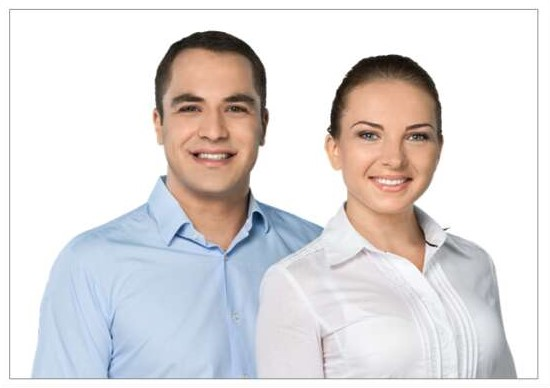
#> input picture CV/Passport.jpg, 550 x 388 px, found by its file name
$ jupyter execute Face_detection.ipynb
#> lines starting #> are read from the running program, lines starting #| are printed output that depends on the picture; after the words box and inside, x2 and y2 are one past the last pixel; in counts of white or black regions, pixels touching at a corner belong together
# 📸 Passport Size Face Detection using OpenCV

## Project Overview

This project demonstrates image processing and face detection using OpenCV.

The system performs:

- Image Loading
- Image Visualization
- Grayscale Conversion
- Image Resizing
- Image Rotation
- Image Annotation
- Image Filtering
- Face Detection using Haar Cascade Classifier

### Technologies Used

- Python
- OpenCV
- NumPy
- Matplotlib
- Computer Vision

## Importing Required Libraries

In this section, we import all libraries required for image processing and visualization.

[cell 1]
# OpenCV library for computer vision operations
import cv2

# NumPy for numerical and array operations
import numpy as np

# Matplotlib for displaying images
import matplotlib.pyplot as plt

## Loading the Image

The passport-size image is loaded from the project directory using OpenCV.

[cell 2]
# Read image from project folder
img = cv2.imread("passport.jpg")
#> img is the input picture: shape (388, 550, 3); mean B, G, R 219.4, 219, 222.7

# Verify image loading
if img is None:
    print("Image not found.")
else:
    print("Image loaded successfully.")

## Displaying the Original Image

OpenCV loads images in BGR format, while Matplotlib expects RGB format.

Therefore, we convert the image before displaying it.

[cell 3]
# Convert image from BGR to RGB
image_rgb = cv2.cvtColor(img, cv2.COLOR_BGR2RGB)

# Display image
plt.figure(figsize=(6,6))

plt.imshow(image_rgb)

plt.title("Original Passport Image")

plt.axis("off")

plt.show()

## Image Transformation

Image transformation techniques help prepare images for analysis.

Transformations performed:

1. Grayscale Conversion
2. Image Resizing
3. Image Rotation

[cell 4]
# Convert image to grayscale
gray = cv2.cvtColor(img, cv2.COLOR_BGR2GRAY)
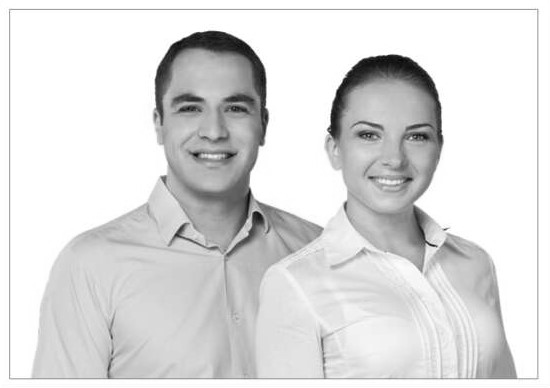
#> gray: shape (388, 550); min 5, max 255, mean 220.1

# Resize image
resized = cv2.resize(img, (300,300))
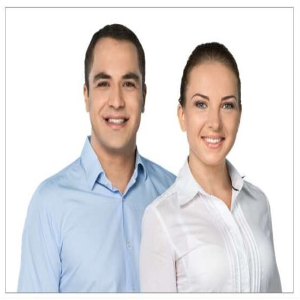
#> resized: shape (300, 300, 3); mean B, G, R 219.3, 218.9, 222.7

# Rotate image
rotated = cv2.rotate(img, cv2.ROTATE_90_CLOCKWISE)
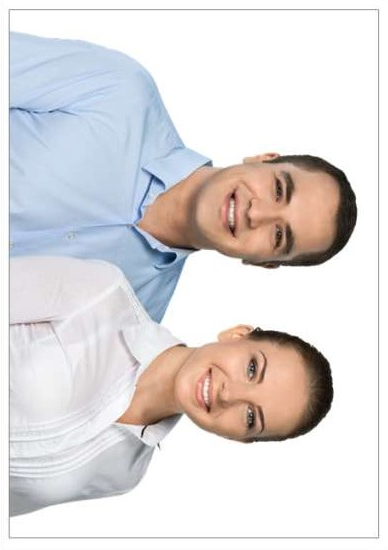
#> rotated: shape (550, 388, 3); mean B, G, R 219.4, 219, 222.7

[cell 5]
# Display transformed images

plt.figure(figsize=(12,4))

# Grayscale
plt.subplot(1,3,1) # plt.subplot(rows, columns, position) means the grayscale image display in the first position of a 1x3 grid
plt.imshow(gray, cmap="gray")
plt.title("Grayscale")
plt.axis("off")

# Resized
plt.subplot(1,3,2) # the resize image display in the second position of a 1x3 grid
plt.imshow(cv2.cvtColor(resized, cv2.COLOR_BGR2RGB))
plt.title("Resized")
plt.axis("off")

# Rotated
plt.subplot(1,3,3) # the rotate image display in the third position of a 1x3 grid
plt.imshow(
    cv2.cvtColor(rotated, cv2.COLOR_BGR2RGB))
plt.title("Rotated")
plt.axis("off")

plt.show()
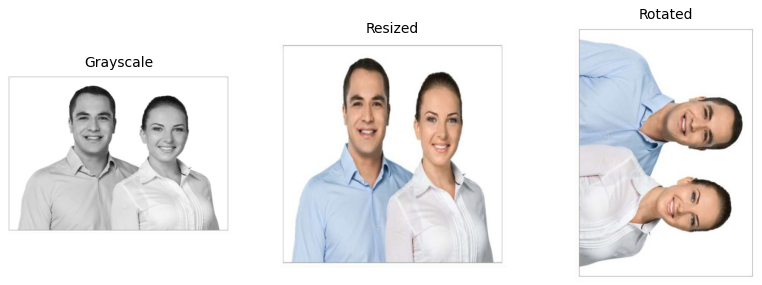
#> figure drawn by matplotlib, 3 panels

## Drawing Shapes and Adding Text

OpenCV provides tools for image annotation.

Annotations used:

- Rectangle
- Circle
- Text

[cell 6]
# Create image copy
img_copy = img.copy()

# Draw rectangle
cv2.rectangle(img_copy, (50,50), (200,200), (0,255,0), 3)
                        #straing point (x,y) ending point (x,y) color (B,G,R) thickness
# Draw circle
cv2.circle(img_copy, (300,300), 50, (0,0,255), 3)
                    #center point, radius, color, thickness
# Add text
cv2.putText(img_copy, "OpenCV Demo", (30,300), cv2.FONT_HERSHEY_SIMPLEX, 1, (255,255,255), 2)
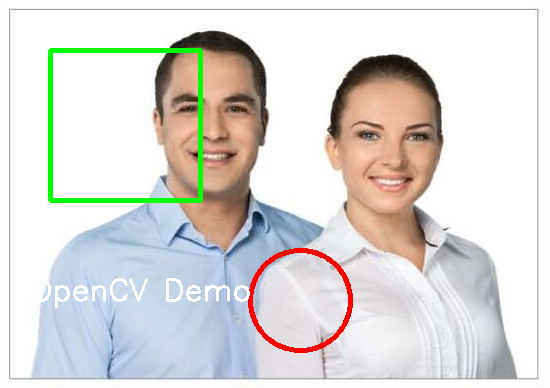
#> img_copy: shape (388, 550, 3); mean B, G, R 215, 218.3, 220.3
                    # Demo text, starting point of the text, font size, font size, color,thickness

# Display annotated image

plt.figure(figsize=(6,6))

plt.imshow(cv2.cvtColor(img_copy,cv2.COLOR_BGR2RGB))

plt.title("Annotated Image")

plt.axis("off")

plt.show()

## Image Filtering

Filtering improves image quality and extracts useful features.

Techniques used:

- Gaussian Blur
- Canny Edge Detection

[cell 7]
# Apply Gaussian Blur
blurred = cv2.GaussianBlur(img,(15,15),0)
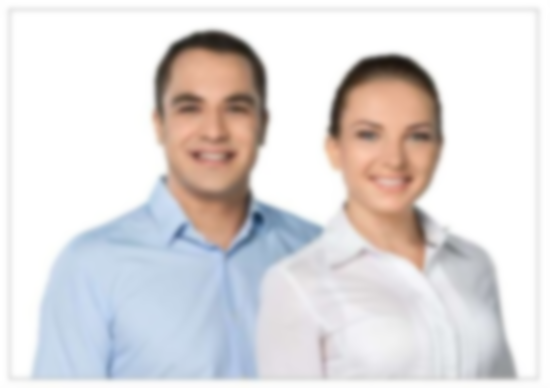
#> blurred: shape (388, 550, 3); mean B, G, R 219.4, 219, 222.7

# Convert image to grayscale
gray_img = cv2.cvtColor(img, cv2.COLOR_BGR2GRAY)

# Detect edges
edges = cv2.Canny(gray_img,100, 200)
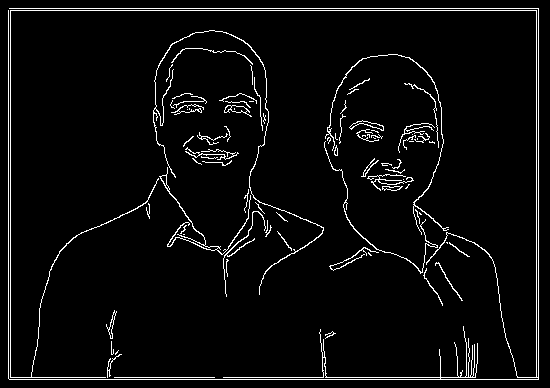
#> edges: shape (388, 550); 4.3% white in thin lines or dots

# Display filtering results

plt.figure(figsize=(10,4))

plt.subplot(1,2,1)
plt.imshow(cv2.cvtColor(blurred,cv2.COLOR_BGR2RGB))
plt.title("Gaussian Blur")
plt.axis("off")

plt.subplot(1,2,2)
plt.imshow(edges, cmap="gray")
plt.title("Edge Detection")
plt.axis("off")

plt.show()
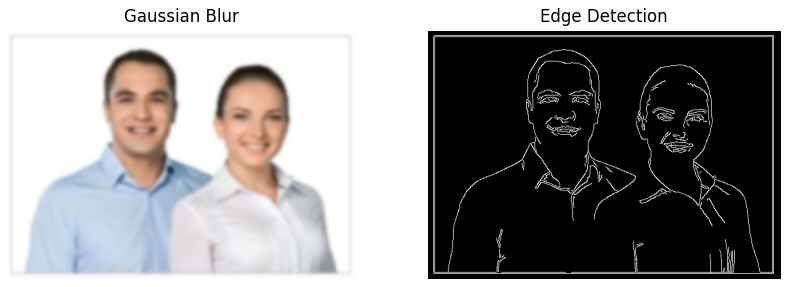
#> figure drawn by matplotlib, 2 panels

## Face Detection using Haar Cascade Classifier

Face detection is performed using OpenCV's pre-trained Haar Cascade model.

The classifier scans the image and identifies facial regions.

[cell 8]
# Load Haar Cascade model
face_cascade = cv2.CascadeClassifier(
    cv2.data.haarcascades +
    "haarcascade_frontalface_default.xml"
)

# Convert image to grayscale
gray_face = cv2.cvtColor(
    img,
    cv2.COLOR_BGR2GRAY
)

# Detect faces
faces = face_cascade.detectMultiScale(
    gray_face,
    scaleFactor=1.1,
    minNeighbors=5,
    minSize=(30,30))
#> faces = [[148, 58, 129, 129], [328, 86, 127, 127]]

print("Number of Faces Detected:",len(faces))
#| Number of Faces Detected: 2

[cell 9]
# Create image copy
img_faces = img.copy()

# Draw rectangles around faces
for (x,y,w,h) in faces:

    cv2.rectangle(
        img_faces,
        (x,y),
        (x+w,y+h),
        (255,0,0),
        2
    )
#> this loop made 2 passes
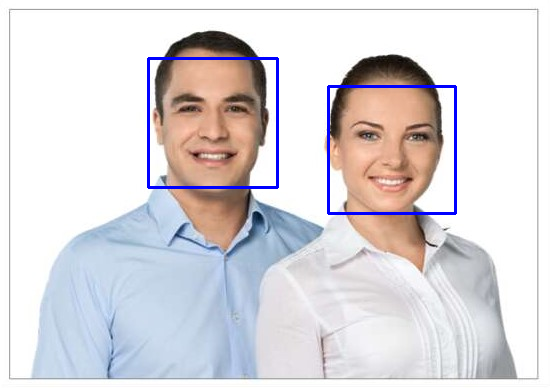
#> img_faces: shape (388, 550, 3); 1.44% of pixels changed, all inside (x1, y1, x2, y2) = (147, 57, 457, 215)

# Display face detection result

plt.figure(figsize=(6,6))

plt.imshow(
    cv2.cvtColor(
        img_faces,
        cv2.COLOR_BGR2RGB
    )
)

plt.title("Detected Faces")

plt.axis("off")

plt.show()
